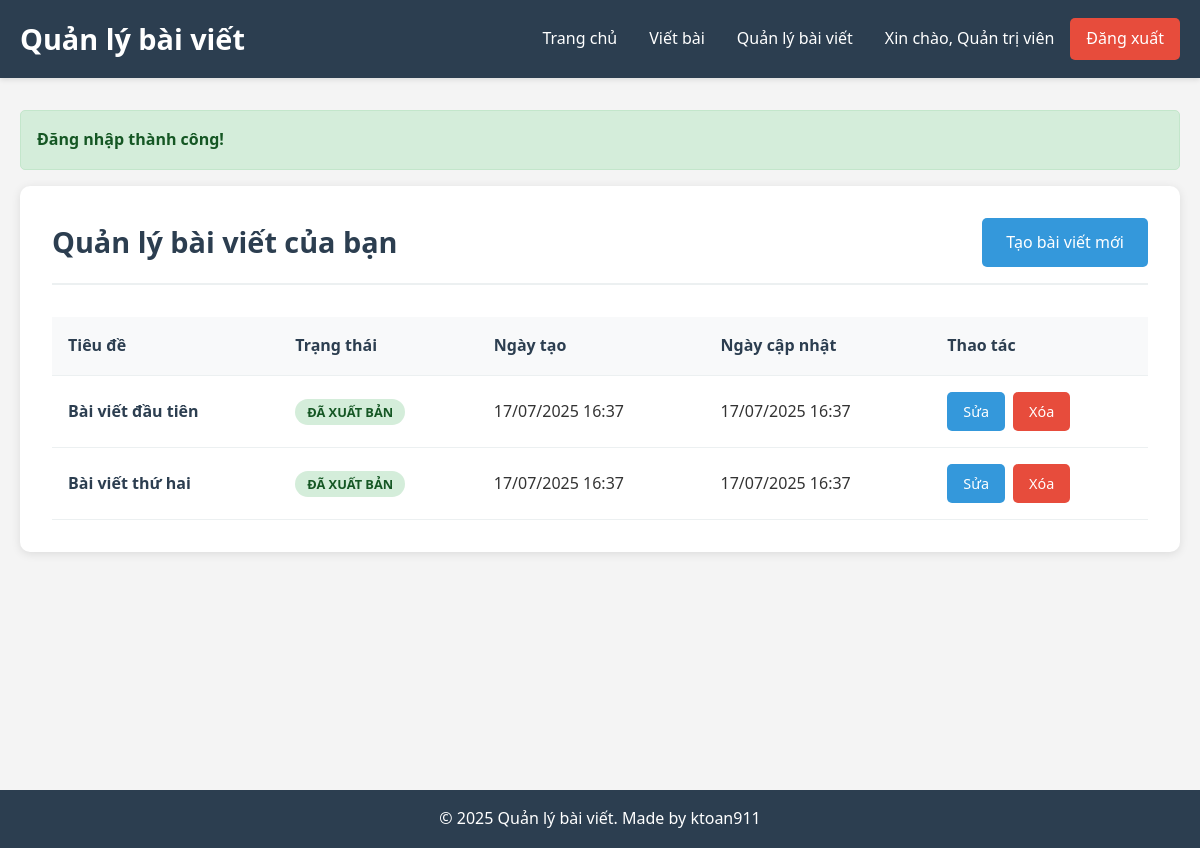
The app's page /index.php?page=manage (signed in) with its own data.
### tables this page shows
CREATE TABLE IF NOT EXISTS articles (
    id INT AUTO_INCREMENT PRIMARY KEY,
    title VARCHAR(255) NOT NULL,
    content TEXT NOT NULL,
    author_id INT NOT NULL,
    status ENUM('draft', 'published') DEFAULT 'draft',
    created_at TIMESTAMP DEFAULT CURRENT_TIMESTAMP,
    updated_at TIMESTAMP DEFAULT CURRENT_TIMESTAMP ON UPDATE CURRENT_TIMESTAMP,
    FOREIGN KEY (author_id) REFERENCES users(id) ON DELETE CASCADE
);

### controllers/ArticleController.php (called while the page is built, shortened)
<?php
require_once 'config/config.php';
require_once 'models/Article.php';
class ArticleController {
    private $article;
    public function __construct() {
        $database = new Database();
        $this->db = $database->getConnection();
        $this->article = new Article($this->db);
    }
    public function manage() {
        $articles = $this->article->getArticlesByAuthor($_SESSION['user_id']);
        include 'views/articles/manage.php';
    }
}
?>

### config/config.php (called while the page is built, shortened)
<?php
require_once 'database.php';
function isLoggedIn() {
    return isset($_SESSION['user_id']);
}
function formatDate($date) {
    return date('d/m/Y H:i', strtotime($date));
}
?>

### config/database.php (called while the page is built, shortened)
<?php
class Database {
    private $host = 'localhost';
    private $db_name = 'article_management';
    private $username = 'root';
    private $password = '123456';
    public function getConnection() {
        $this->conn = null;
        try {
            $this->conn = new PDO("mysql:host=" . $this->host . ";dbname=" . $this->db_name, $this->username, $this->password);
            $this->conn->setAttribute(PDO::ATTR_ERRMODE, PDO::ERRMODE_EXCEPTION);
            $this->conn->exec("set names utf8");
        } catch(PDOException $exception) {
            echo "Lỗi kết nối: " . $exception->getMessage();
        }
        return $this->conn;
    }
}
?>

### models/Article.php (called while the page is built, shortened)
<?php
class Article {
    private $conn;
    private $table_name = "articles";
    public function __construct($db) {
        $this->conn = $db;
    }
    public function getArticlesByAuthor($author_id) {
        $query = "SELECT a.*, u.full_name as author_name FROM " . $this->table_name . " a
                 LEFT JOIN users u ON a.author_id = u.id
                 WHERE a.author_id = ?
                 ORDER BY a.created_at DESC";
        $stmt = $this->conn->prepare($query);
        $stmt->bindParam(1, $author_id);
        $stmt->execute();
        return $stmt->fetchAll(PDO::FETCH_ASSOC);
    }
}
?>

### views/articles/manage.php (the view, shortened to what this page needs)
<?php include 'views/layouts/header.php'; ?>
<div class="content-wrapper">
    <div class="page-header">
        <h2>Quản lý bài viết của bạn</h2>
        <a href="index.php?page=create" class="btn btn-primary">Tạo bài viết mới</a>
    </div>
    <?php if (empty($articles)): ?>
        <div class="empty-state">
            <p>Bạn chưa có bài viết nào.</p>
            <a href="index.php?page=create" class="btn btn-primary">Tạo bài viết đầu tiên</a>
        </div>
    <?php else: ?>
        <div class="manage-table">
            <table class="table">
                <thead>
                    <tr>
                        <th>Tiêu đề</th>
                        <th>Trạng thái</th>
                        <th>Ngày tạo</th>
                        <th>Ngày cập nhật</th>
                        <th>Thao tác</th>
                    </tr>
                </thead>
                <tbody>
                    <?php foreach ($articles as $article): ?>
                        <tr>
                            <td>
                                <a href="index.php?page=show&id=<?php echo $article['id']; ?>" class="article-title">
                                    <?php echo htmlspecialchars($article['title']); ?>
                                </a>
                            </td>
                            <td>
                                <span class="status status-<?php echo $article['status']; ?>">
                                    <?php echo $article['status'] == 'published' ? 'Đã xuất bản' : 'Bản nháp'; ?>
                                </span>
                            </td>
                            <td><?php echo formatDate($article['created_at']); ?></td>
                            <td><?php echo formatDate($article['updated_at']); ?></td>
                            <td class="actions">
                                <a href="index.php?page=edit&id=<?php echo $article['id']; ?>"
                                   class="btn btn-sm btn-primary">Sửa</a>
                                <a href="index.php?page=delete&id=<?php echo $article['id']; ?>"
                                   class="btn btn-sm btn-danger"
                                   onclick="return confirm('Bạn có chắc chắn muốn xóa bài viết này?')">Xóa</a>
                            </td>
                        </tr>
                    <?php endforeach; ?>
                </tbody>
            </table>
        </div>
    <?php endif; ?>
</div>
<?php include 'views/layouts/footer.php'; ?>

### index.php (shortened to what this page needs)
<?php
require_once 'config/config.php';
require_once 'controllers/ArticleController.php';
$page = isset($_GET['page']) ? $_GET['page'] : 'home';
$articleController = new ArticleController();
switch ($page) {
    case 'manage':
        $articleController->manage();
        break;
}
?>

### views/layouts/header.php (shortened to what this page needs)
<!DOCTYPE html>
<html lang="vi">
<head>
    <link rel="stylesheet" href="assets/css/style.css">
</head>
<body>
    <header class="header">
        <div class="container">
            <div class="nav-brand">
                <h1><a href="index.php"><?php echo SITE_NAME; ?></a></h1>
            </div>
            <nav class="nav-menu">
                <ul>
                    <li><a href="index.php">Trang chủ</a></li>
                    <?php if (isLoggedIn()): ?>
                        <li><a href="index.php?page=create">Viết bài</a></li>
                        <li><a href="index.php?page=manage">Quản lý bài viết</a></li>
                        <li class="user-menu">
                            <span>Xin chào, <?php echo $_SESSION['full_name']; ?></span>
                            <a href="index.php?page=logout" class="logout-btn">Đăng xuất</a>
                        </li>
                    <?php else: ?>
                        <li><a href="index.php?page=login">Đăng nhập</a></li>
                        <li><a href="index.php?page=register">Đăng ký</a></li>
                    <?php endif; ?>
                </ul>
            </nav>
        </div>
    </header>
    <main class="main-content">
        <div class="container">
            <?php if (isset($_SESSION['success'])): ?>
                <div class="alert alert-success">
                    <?php echo $_SESSION['success']; unset($_SESSION['success']); ?>
                </div>
            <?php endif; ?>

### views/layouts/footer.php (shortened to what this page needs)
</div>
</main>
<footer class="footer">
    <div class="container">
        <p>&copy; <?php echo date('Y'); ?> <?php echo SITE_NAME; ?>. Made by ktoan911</p>
    </div>
</footer>
</body>
</html>

### assets/css/style.css (style rules this page uses)
* { margin: 0; padding: 0; box-sizing: border-box; }
body { font-family: 'Segoe UI', Tahoma, Geneva, Verdana, sans-serif; line-height: 1.6; color: #333; background-color: #f4f4f4; }
.container { max-width: 1200px; margin: 0 auto; padding: 0 20px; }
.header { background-color: #2c3e50; color: white; padding: 1rem 0; box-shadow: 0 2px 5px rgba(0,0,0,0.1); }
.header .container { display: flex; justify-content: space-between; align-items: center; }
.nav-brand h1 { font-size: 1.8rem; }
.nav-brand a { color: white; text-decoration: none; }
.nav-menu ul { list-style: none; display: flex; gap: 2rem; align-items: center; }
.nav-menu a { color: white; text-decoration: none; transition: color 0.3s; }
.user-menu { display: flex; align-items: center; gap: 1rem; }
.logout-btn { background-color: #e74c3c; padding: 0.5rem 1rem; border-radius: 5px; transition: background-color 0.3s; }
.main-content { min-height: calc(100vh - 120px); padding: 2rem 0; }
.alert { padding: 1rem; margin-bottom: 1rem; border-radius: 5px; font-weight: bold; }
.alert-success { background-color: #d4edda; color: #155724; border: 1px solid #c3e6cb; }
.btn { display: inline-block; padding: 0.75rem 1.5rem; background-color: #3498db; color: white; text-decoration: none; border: none; border-radius: 5px; cursor: pointer; transition: background-color 0.3s; font-size: 1rem; }
.btn-primary { background-color: #3498db; }
.btn-danger { background-color: #e74c3c; }
.btn-sm { padding: 0.5rem 1rem; font-size: 0.9rem; }
.content-wrapper { background: white; padding: 2rem; border-radius: 10px; box-shadow: 0 2px 10px rgba(0,0,0,0.1); margin-bottom: 2rem; }
.page-header { display: flex; justify-content: space-between; align-items: center; margin-bottom: 2rem; padding-bottom: 1rem; border-bottom: 2px solid #ecf0f1; }
.page-header h2 { color: #2c3e50; font-size: 1.8rem; }
.status { padding: 0.25rem 0.75rem; border-radius: 20px; font-size: 0.8rem; font-weight: bold; text-transform: uppercase; }
.status-published { background-color: #d4edda; color: #155724; }
.table { width: 100%; border-collapse: collapse; margin-top: 1rem; }
.table th, .table td { padding: 1rem; text-align: left; border-bottom: 1px solid #ecf0f1; }
.table th { background-color: #f8f9fa; font-weight: bold; color: #2c3e50; }
.table .actions { display: flex; gap: 0.5rem; }
.article-title { color: #2c3e50; text-decoration: none; font-weight: bold; }
.footer { background-color: #2c3e50; color: white; text-align: center; padding: 1rem 0; margin-top: 2rem; }

### records on screen
articles: title "Bài viết đầu tiên", status "ĐÃ XUẤT BẢN", created_at "17/07/2025 16:37", updated_at "17/07/2025 16:37"
articles: title "Bài viết thứ hai", status "ĐÃ XUẤT BẢN", created_at "17/07/2025 16:37", updated_at "17/07/2025 16:37"

### other values on screen
SITE_NAME "Quản lý bài viết"
$_SESSION['full_name'] "Quản trị viên"
$_SESSION['success'] "Đăng nhập thành công!"
